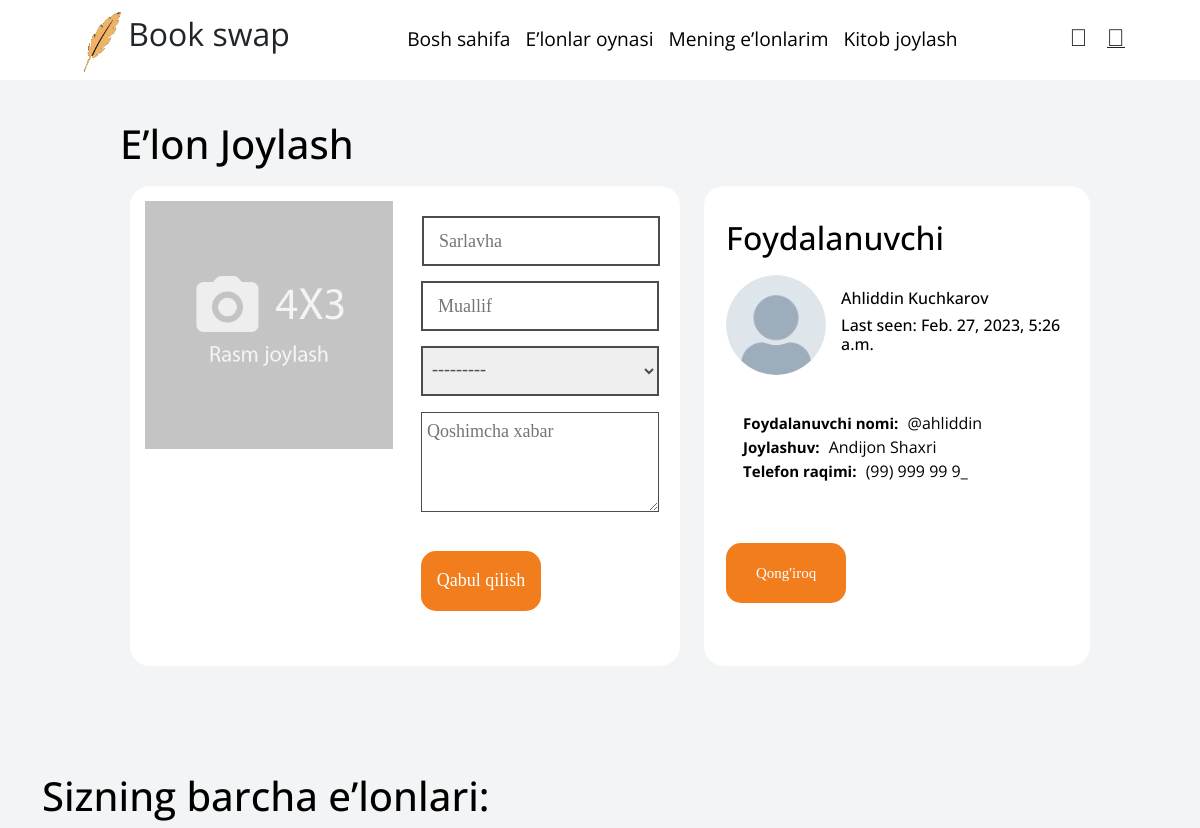
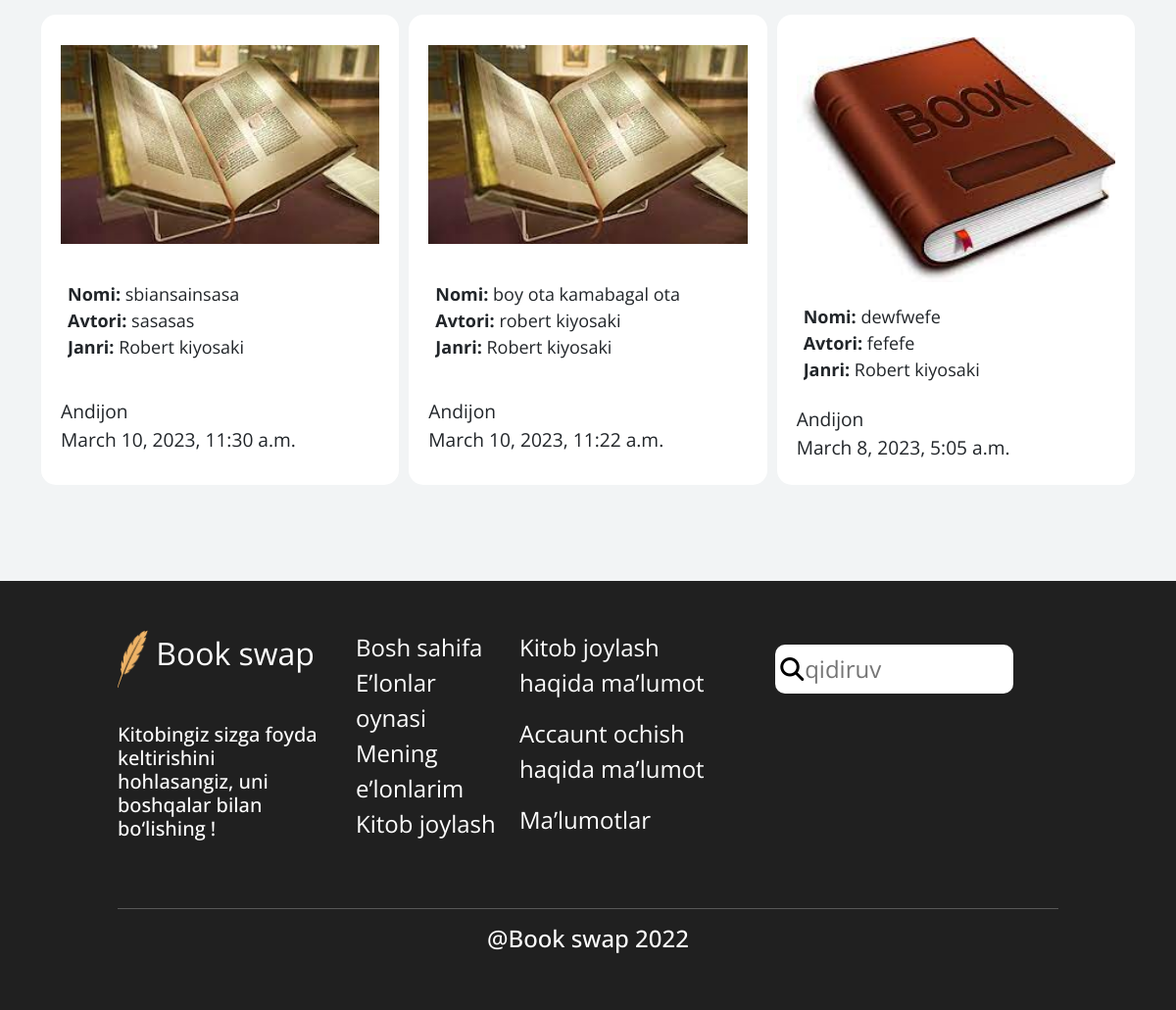
The app's page /create_advert/ (signed in) with its own data (2 pictures, top to bottom).
### account/models.py (models this page shows, shortened)
class User(AbstractUser):
	GENDER = (
		('Ayol', 'Ayol'),
		('Erkak', 'Erkak'),
	)
	ADDRESS = (
		('Andijon', 'Andijon'),
		('Namangan', 'Namangan'),
		('Samarqand', 'Samarqand'),
		('Tashkent', 'Tashkent'),
		('Jizzax', 'Jizzax'),
		('Surxondaryo', 'Surxondaryo'),
		('Navoiy', 'Navoiy'),
		('Xorazm', 'Xorazm'),
		('Qashqadaryo', 'Qashqadaryo'),
		('Buxoro', 'Buxoro'),
		('Sirdaryo', 'Sirdaryo'),
		('Fargona', 'Fargona'),
	)
	name = models.CharField("Name", max_length=256)
	surname = models.CharField("Surname", max_length=256)
	username = models.CharField("Username", max_length=256, unique=True, null=True)
	age = models.PositiveIntegerField("Age", null=True)
	phone = models.CharField("Phone", max_length=18)
	avatar = models.ImageField("Image", upload_to="user-images/", null=True, blank=True, default='default.png')
	gender = models.CharField("Gender", max_length=128, choices=GENDER)
	address = models.CharField("Address", max_length=128, choices=ADDRESS)
	created_at = models.DateTimeField("Created at", auto_now_add=True)
	updated_at = models.DateTimeField("Updated_at", auto_now=True)
	USERNAME_FIELD = "username"
	first_name = None
	last_name = None
	class Meta:
		db_table = "user"
		verbose_name = "user"
		verbose_name_plural = "users"

### main/models.py (models this page shows, shortened)
class Book(models.Model):
    ADDRESS = (
		('Andijon', 'Andijon'),
		('Namangan', 'Namangan'),
		('Samarqand', 'Samarqand'),
		('Tashkent', 'Tashkent'),
		('Jizzax', 'Jizzax'),
		('Surxondaryo', 'Surxondaryo'),
		('Navoiy', 'Navoiy'),
		('Xorazm', 'Xorazm'),
		('Qashqadaryo', 'Qashqadaryo'),
		('Buxoro', 'Buxoro'),
		('Sirdaryo', 'Sirdaryo'),
		('Fargona', 'Fargona'),
	)
    author = models.ForeignKey(User, on_delete=models.CASCADE, related_name="books", default=None, null=True)
    slug = models.SlugField("Slug", max_length=256, blank=True, unique=True)
    title = models.CharField("Title", max_length=256)
    author_pen = models.CharField("Book Author", max_length=100)
    location = models.CharField('loacation', max_length=256,  choices=ADDRESS)
    genre = models.ForeignKey(Genre, on_delete=models.CASCADE, related_name="books", default=None, null=True)
    description = models.TextField("Description", max_length=200)
    image = models.ImageField("Image", upload_to="book_images")
    created_at = models.DateTimeField("Created time", auto_now_add=True)
    likes_count = models.PositiveIntegerField("Likes", default=0)
    is_checked = models.BooleanField()
    is_ban = models.BooleanField()
    class Meta:
        ordering = ['-id']
        db_table = "book"
        unique_together = ["slug"]
        verbose_name = "book"
        verbose_name_plural = "books"

class Genre(models.Model):
    title = models.CharField("Title", max_length=256)
    slug = models.SlugField("Slug", max_length=256, blank=True)
    def __str__(self):
        return f"{self.title}"
    class Meta:
        db_table = "genre"
        verbose_name = "genre"
        verbose_name_plural = "genres"

### main/views.py (the view, shortened to what this page needs)
# urls.py: path("create_advert/", views.BookCreate.as_view(), name="create-book"),
class BookCreate(LoginRequiredMixin, CreateView):
    model = Book
    template_name = 'advert/create_advert.html'
    fields = ("title", "author_pen", "genre", "description", "image")
    success_url = '/mybooks/'
    def get_context_data(self, **kwargs):
        context = super().get_context_data(**kwargs)
        book = Book.objects.select_related('author', 'genre').filter(author=self.request.user)
        context["books"] = book
        return context

### templates/advert/create_advert.html (shortened to what this page needs)
{% extends "advert/base.html" %}
{% load static %}
{% block content %}
<header>
    <section class="add_advert">
        <h1>E’lon Joylash</h1>
        <div class="row">
            <div class="col-lg-7">
                <div class="white-card">
                    <form method="post" enctype="multipart/form-data" class="row">
                        <div class="col-sm-6">
                            <label for="id_image">
                                <img src="/static/img/select_img.png" alt="image" id="uploadImg"
                                    style="max-height: 400px; width: 100%;">
                            </label>
                        </div>
                        <div class="col-sm-6">
                            <div class="input-group">
                                {{ form.title }}
                                {{ form.author_pen }}
                                {{ form.genre }}
                                {{ form.description }}
                                <br>
                                <button class="btn" type="submit">
                                    Qabul qilish
                                </button>
                            </div>
                        </div>
                    </form>
                </div>
            </div>
            <div class="col-lg-5">
                <div class="white-card">
                    <div class="about-user">
                        <h2 class="mr-3">Foydalanuvchi</h2>
                        <div class="user-componet">
                            <img src="{{request.user.avatar.url}}" alt="">
                            <div class="user-bio">
                                <h3 style="text-transform: capitalize;">{{request.user.name}} {{request.user.surname}}
                                </h3>
                                <h5>Last seen: {{request.user.updated_at }}</h5>
                            </div>
                        </div>
                        <ul>
                            <li>
                                <strong>Foydalanuvchi nomi:</strong>
                                <span>@{{request.user.username }}</span>
                            </li>
                            <li>
                                <strong>Joylashuv:</strong>
                                <span>{{request.user.address}} Shaxri</span>
                            </li>
                            <li>
                                <strong>Telefon raqimi:</strong>
                                <span>{{request.user.phone}}</span>
                            </li>
                        </ul>
                        <br>
                        <a href="tel: {{request.user.phone}}" class="text-light">
                            <button class="btn">
                                Qong'iroq
                            </button>
                        </a>
                    </div>
                </div>
            </div>
        </div>
    </section>
    <br><br>
</header>
<div class="container">
    <section class="advert-section mt-5">
      {% if books %}
      <h1>Sizning barcha e’lonlari:</h1>
      {% endif %}
      <div class="owl-carousel owl-theme">
        {% for book in books%}
        <div class="item d-inline">
          <a href="{% url 'main:detail' book.slug %}" class="text-dark" style="text-decoration: none;">
            <div class="advert-box">
              <img src="{{book.image.url}}" alt="">
              <ul>
                <li>
                  <strong>Nomi:</strong>
                  <span>{{book.title}}</span>
                </li>
                <li>
                  <strong>Avtori:</strong>
                  <span>{{book.author_pen}}</span>
                </li>
                <li>
                  <strong>Janri:</strong>
                  <span>{{book.genre}}</span>
                </li>
              </ul>
              <span class="about-box">{{book.author.address}} <br> {{book.created_at}}</span>
            </div>
          </a>
        </div>
        {% endfor %}
      </div>
    </section>
    <br><br>
  </div>
{% endblock %}

### records on screen
User: user.avatar (placeholder picture), user.name "Ahliddin", user.surname "Kuchkarov", user.updated_at "Feb. 27, 2023, 5:26 a.m.", user.username "ahliddin", user.address "Andijon", user.phone "(99) 999 99 9_"
Book: image (picture), title "sbiansainsasa", author_pen "sasasas", genre "Robert kiyosaki", author.address "Andijon", created_at "March 10, 2023, 11:30 a.m."
Book: image (picture), title "boy ota kamabagal ota", author_pen "robert kiyosaki", genre "Robert kiyosaki", author.address "Andijon", created_at "March 10, 2023, 11:22 a.m."
Book: image (picture), title "dewfwefe", author_pen "fefefe", genre "Robert kiyosaki", author.address "Andijon", created_at "March 8, 2023, 5:05 a.m."
